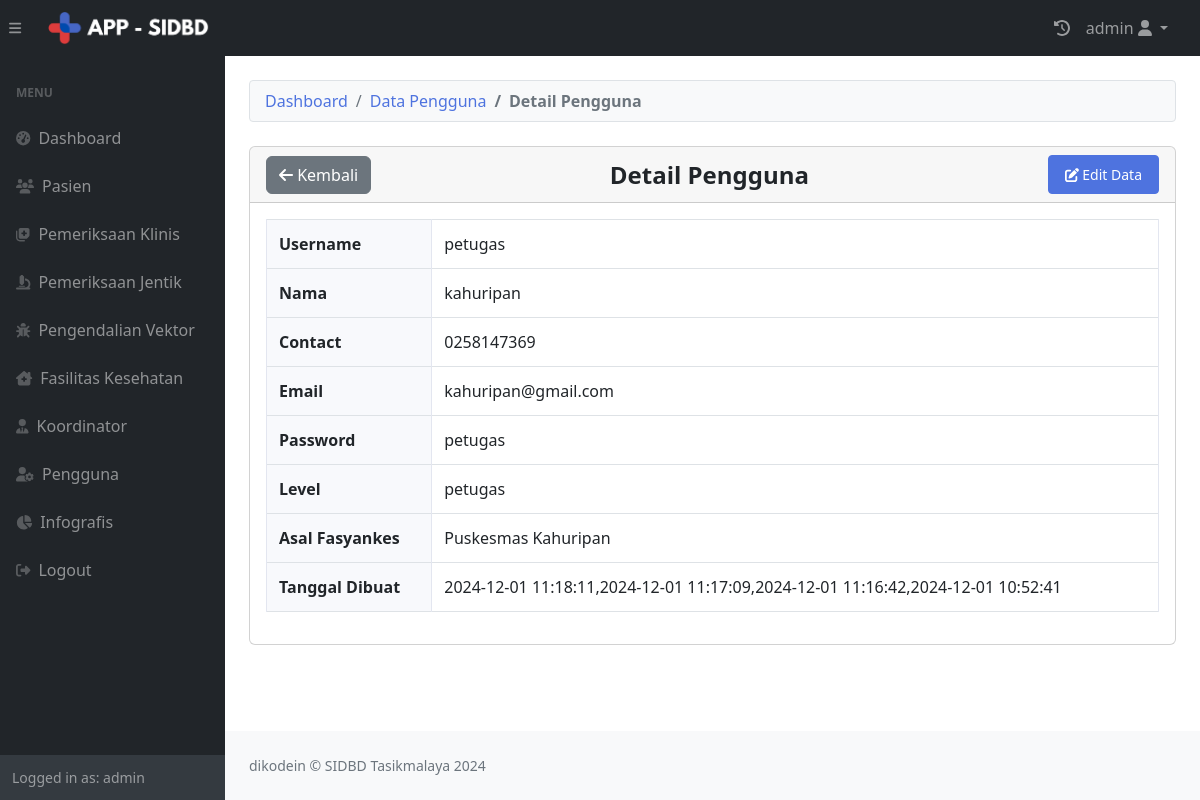
Screenshot of /admin/penggunalihat.php?id=17 (signed in) with the database file from the repository.
### tables this page shows
CREATE TABLE `user` (
  `id` int(11) NOT NULL,
  `nama` varchar(244) DEFAULT NULL,
  `username` varchar(255) NOT NULL,
  `password` varchar(255) DEFAULT NULL,
  `contact` varchar(255) NOT NULL,
  `email` varchar(255) NOT NULL,
  `idpuskesmas` int(11) DEFAULT NULL,
  `level` enum('admin','petugas','koordinator') NOT NULL DEFAULT 'petugas',
  `activity` text DEFAULT NULL,
  `created_at` text DEFAULT NULL
);

CREATE TABLE `puskesmas` (
  `idpuskesmas` int(11) NOT NULL,
  `Nama_Puskesmas` varchar(111) NOT NULL,
  `Alamat` varchar(111) NOT NULL,
  `Nomor_Kontak` varchar(111) NOT NULL,
  `created_at` datetime DEFAULT current_timestamp(),
  `longitude` varchar(50) DEFAULT NULL,
  `latitude` varchar(50) DEFAULT NULL,
  `jam_operasional` varchar(100) DEFAULT NULL,
  `kepala_puskesmas` varchar(255) DEFAULT NULL
);

### admin/penggunalihat.php (the view, shortened to what this page needs)
<?php
require "../function.php";
require "header.php";
$idpengguna = isset($_GET['id']) ? $_GET['id'] : '';
$idpengguna = intval($idpengguna);
$query = "SELECT u.*, p.Nama_Puskesmas FROM user u LEFT JOIN puskesmas p ON u.idpuskesmas = p.idpuskesmas WHERE u.id = ?";
if ($stmt = $conn->prepare($query)) {
    $stmt->bind_param("i", $idpengguna);
    $stmt->execute();
    $result = $stmt->get_result();
    if ($result->num_rows > 0) {
        $data = $result->fetch_assoc();
    } else {
        echo "<script>alert('Data pengguna tidak ditemukan!'); window.location.href='pengguna.php';</script>";
        exit();
    }
} else {
    echo "ERROR: Could not prepare query: " . $conn->error;
    exit();
}
?>
<body class="sb-nav-fixed">
    <?php include 'nav.php'; ?>
        <?php include 'menu.php'; ?>
        <div id="layoutSidenav_content">
            <main>
                <div class="container-fluid px-4">
                    <br>
                    <ol class="breadcrumb mb-4">
                        <li class="breadcrumb-item" data-bs-toggle="tooltip" title="Dashboard"><a href="dashboard.php">Dashboard</a></li>
                        <li class="breadcrumb-item"><a href="pengguna.php" data-bs-toggle="tooltip" title="Ke Halaman Data Pengguna">Data Pengguna</a></li>
                        <li class="breadcrumb-item active">Detail Pengguna</li>
                    </ol>
                    <div class="card mb-4">
                        <div class="card-header">
                        <a href="#" class="btn btn-secondary" onclick="handleBack(); return false;"data-bs-toggle="tooltip" title="Ke Halaman Sebelumnya"><i class="fas fa-arrow-left" ></i> Kembali</a>
                            <div class="header-title">Detail Pengguna</div>
                        <a href="penggunaedit.php?id=<?php echo $data['id']; ?>" class="btn btn-sm btn-success"data-bs-toggle="tooltip" title="Edit Data"><i class="fas fa-edit" style="color: #fff;" ></i> Edit Data</a>
                        </div>
                        <div class="card-body">
                            <table class="table table-bordered">
                                <tr>
                                    <th>Username</th>
                                    <td><?php echo htmlspecialchars($data['username']); ?></td>
                                </tr>
                                <tr>
                                    <th>Nama</th>
                                    <td><?php echo htmlspecialchars($data['nama']); ?></td>
                                </tr>
                                <tr>
                                    <th>Contact</th>
                                    <td><?php echo htmlspecialchars($data['contact']); ?></td>
                                </tr>
                                <tr>
                                    <th>Email</th>
                                    <td><?php echo htmlspecialchars($data['email']); ?></td>
                                </tr>
                                <tr>
                                    <th>Password</th>
                                    <td><?php echo htmlspecialchars($data['password']); ?></td>
                                </tr>
                                <tr>
                                    <th>Level</th>
                                    <td><?php echo htmlspecialchars($data['level']); ?></td>
                                </tr>
                                <tr>
                                    <th>Asal Fasyankes</th>
                                    <td><?php echo htmlspecialchars($data['Nama_Puskesmas']); ?></td>
                                </tr>
                                <?php if (isset($data['created_at'])): ?>
                                <tr>
                                    <th>Tanggal Dibuat</th>
                                    <td><?php echo htmlspecialchars($data['created_at']); ?></td>
                                </tr>
                                <?php endif; ?>
                            </table>
                        </div>
                    </div>
                </div>
            </main>
            <?php include 'footer.php'; ?>
        </div>
    </div>
</body>
</html>

### admin/header.php (style rules this page uses)
.table th, .table td { padding: 12px; text-align: left; vertical-align: middle; }
.table th { background-color: #f8f9fc; }
@media (min-width: 769px) { .table tbody tr { display: table-row; } }
.table th, .table td { border-color: #e3e6f0; }
.breadcrumb { background-color: #f8f9fa; border: 1px solid #dee2e6; border-radius: 0.25rem; padding: 8px 15px; margin-bottom: 15px; }
.breadcrumb-item a { color: #4e73df; text-decoration: none; font-weight: 500; }
.breadcrumb-item.active { color: #6c757d; font-weight: bold; }

### admin/penggunalihat.php (style rules this page uses)
.card-header { display: flex; align-items: center; justify-content: space-between; font-weight: bold; font-size: 1.5em; }
.card-header .header-title { text-align: center; flex: 1; }
.btn-success { background-color: #4e73df; border-color: #4e73df; color: #fff; padding: 0.5rem 1rem; border-radius: 0.25rem; font-size: 0.875rem; }
.breadcrumb { background-color: #f8f9fa; border: 1px solid #dee2e6; border-radius: 0.25rem; padding: 8px 15px; margin-bottom: 15px; }
.breadcrumb-item a { color: #4e73df; text-decoration: none; font-weight: 500; }
.breadcrumb-item.active { color: #6c757d; font-weight: bold; }

### rows the page displays
user: username "petugas", nama "kahuripan", contact "0258147369", email "kahuripan@gmail.com", password "petugas", level "petugas", idpuskesmas.Nama_Puskesmas "Puskesmas Kahuripan", created_at "2024-12-01 11:18:11,2024-12-01 11:17:09,2024-12-01 11:16:42,2024-12-01 10:52:41"

### other values shown
$_SESSION["username"] "admin"
